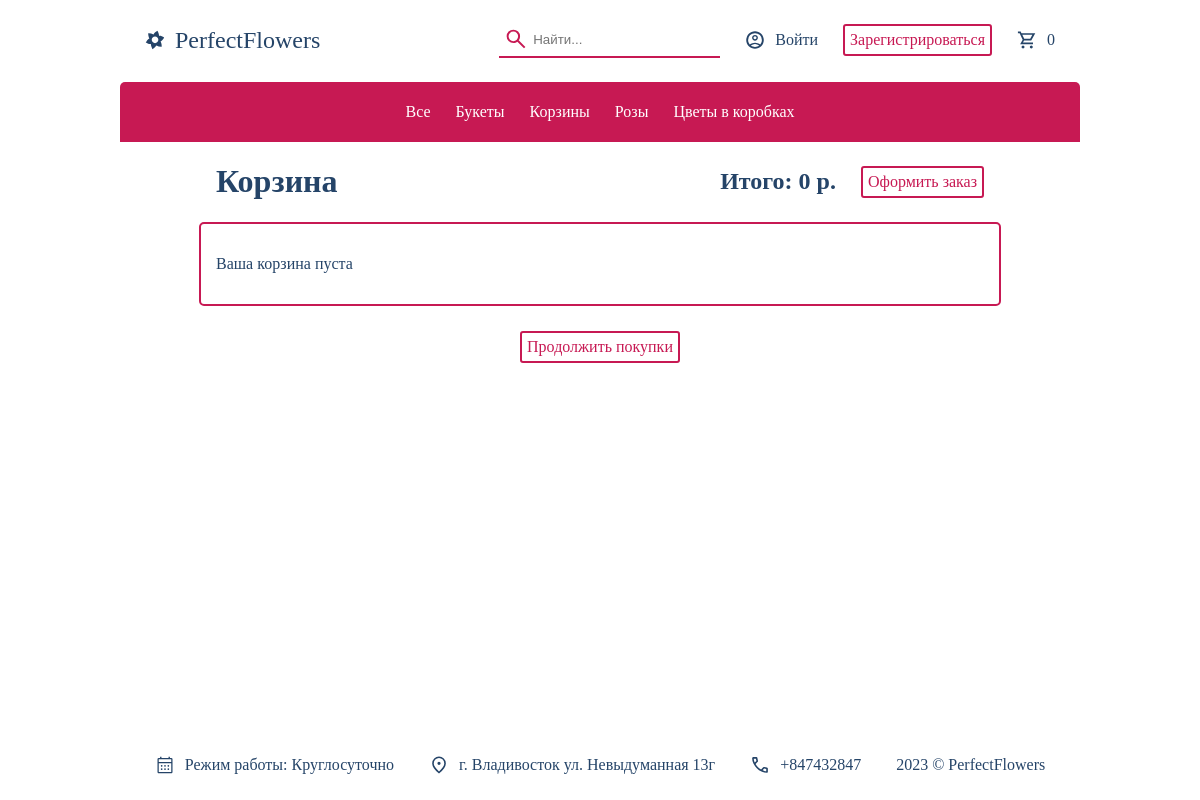
Page /cart/ on the committed database.
### shop/models.py (models this page shows)
class Category(models.Model):
    name = models.CharField(max_length=255, help_text='Введите название категории')
    slug = models.SlugField(max_length=200, db_index=True, unique=True, help_text='Сокращение для ссылки')
    class Meta:
        ordering = ('name',)
        verbose_name = 'Категория'
        verbose_name_plural = 'Категории'
    def __str__(self):
        return self.name
    def get_absolute_url(self):
        return reverse('products_list_by_category', args=[self.slug])

### shop/views.py (the view)
# urls.py: path('cart/', cart_detail, name='cart_detail'),
def cart_detail(request):
    cart = Cart(request)
    for item in cart:
        item['quantity_form'] = ProductQuantityForm(initial={'quantity': item['quantity']})
    return render(request, 'cart/cart_detail.html',
                  {'cart': cart})

### shop/cart.py (called while the page is built)
    def __iter__(self):
        for id_ in self.cart.keys():
            self.cart[str(id_)]['product'] = Product.objects.get(id=id_)
        for item in self.cart.values():
            item['total_price'] = Decimal(item['product'].price * item['quantity'])
            yield item

    def __len__(self):
        return sum(item['quantity'] for item in self.cart.values())

    def total_price(self):
        return sum(Decimal(item['price']) * item['quantity'] for item in self.cart.values())

### shop/context_processors.py (called while the page is built)
def extras(request):
    return {"categories": Category.objects.all(),
            "cart": Cart(request)}

### shop/templates/cart/cart_detail.html (shortened to what this page needs)
{% extends 'base.html' %}
{% load static %}
{% block css_styles %}
    <link rel="stylesheet" type="text/css" href="{% static 'css/cart_detail.css' %}">
{% endblock %}
{% block content %}
    <div class="container">
        <div class="cart-title">
            <h1 class="cart-title-name">Корзина</h1>
            <h2 class="cart-title-sum">Итого: <b>{{ cart.total_price }} p.</b></h2>
            <a class="product-button" href="{% url 'order_processed' %}">Оформить заказ</a>
        </div>
    </div>
    <div class="cart-list">
        {% if cart %}
            {% for item in cart %}
                {% with product=item.product %}
                    <div class="container-list-item">
                        <img class="container-list-item-image" src="{{ product.image.url }}">
                        <a class="container-list-item-name"
                           href="{{ product.get_absolute_url }}">{{ product }}</a>
                        <p class="container-list-item-price">За 1 штуку: {{ item.price }} p.</p>
                        <form class="form-quantity" action="{% url 'cart_update' product.id %}" method="post">
                            {% csrf_token %}
                            {{ item.quantity_form }}
                        </form>
                        <a class="product-button" href="{% url 'remove_from_cart' product.id %}">Убрать</a>
                        <p class="container-list-item-price">Всего: {{ item.total_price }} p.</p>
                    </div>
                {% endwith %}
            {% endfor %}
        {% else %}
            <div class="container-list-item"><p>Ваша корзина пуста</p></div>
            <a href="{% url 'products_list' %}" class="product-button open-catalog">Продолжить покупки</a>
        {% endif %}
    </div>
{% endblock %}

### shop/templates/base.html (shortened to what this page needs)
<!DOCTYPE html>
<html lang="ru">
<head>
    {% load static %}
    <link rel="stylesheet" type="text/css" href="{% static 'css/base.css' %}">
    {% block css_styles %} {% endblock %}
</head>
<body>
<header>
    <div class="header__top">
        <div class="header__top__left">
            <a class="logo" href="{% url 'home' %}">PerfectFlowers</a>
        </div>
        <div class="header__top__right">
            <form class="search" action="{% url 'search' %}" method="get">
                <img height="24" style="padding-block: 5px" src="{% static 'images/search.svg' %}" alt="">
                <input type="search" name="query" required minlength="3" placeholder="Найти...">
            </form>
            {% if user.is_authenticated %}
                <a href="{% url 'profile' %}" class="header-user">{{ user.username }}</a>
            {% else %}
                <a href="{% url 'login' %}" class="header-user">Войти</a>
                <a href="{% url 'register' %}" class="product-button">Зарегистрироваться</a>
            {% endif %}
            <a href="{% url 'cart_detail' %}" class="header-cart">{{ cart|length }}</a>
        </div>
    </div>
    <div class="header__bottom">
        <a href="{% url 'products_list' %}" class="header__bottom-category">Все</a>
        {% for c in categories %}
            <a href="{{ c.get_absolute_url }}" class="header__bottom-category">{{ c }}</a>
        {% endfor %}
    </div>
</header>
<div class="content">
    {% block content %}
    {% endblock %}
</div>
<footer>
    <p class="header-work-time">Режим работы: Круглосуточно</p>
    <p class="header-location">г. Владивосток ул. Невыдуманная 13г</p>
    <p class="header-call">+847432847</p>
    <p>2023 © PerfectFlowers</p>
</footer>
</body>
</html>

### shop/static/css/base.css (style rules this page uses)
body { margin: 0; background: #ffffff; color: #254468; font-family: 'Dihjauti', serif; font-size: 16px; min-height: 100vh; display: flex; flex-direction: column; justify-content: center; align-items: center; padding-inline: 10%; }
header { height: fit-content; background: #ffffff; color: #254468; text-decoration: none; width: 100%; }
header a { color: #254468; text-decoration: none; }
.header__top, .header__bottom { padding-inline: 25px; padding-block: 15px; display: flex; justify-content: start; align-items: center; gap: 25px; }
.header__top { justify-content: space-between; height: 50px; }
.header__top__left, .header__top__right { display: flex; gap: 25px; align-items: center; justify-content: center; }
.header__top { border-bottom: 2px solid white; }
.header__bottom { background: #c71953; color: white; display: flex; justify-content: center; align-items: center; border-top-left-radius: 5px; border-top-right-radius: 5px; height: 30px; }
.header__bottom-category { color: white; }
.search { background: transparent; display: flex; justify-content: center; align-items: center; padding-inline: 5px; color: #254468; border-bottom: 2px solid #c71953; }
.search input { background: transparent; color: #254468; border: 0; padding: 5px; }
.logo { padding-left: 30px; background-image: url("../images/logo.svg"); background-position: left center; background-size: 20px 20px; background-repeat: no-repeat; font-size: 24px; text-decoration: none; margin: 0; }
.header-user, .header-cart, .header-work-time, .header-location, .header-call { padding-left: 30px; background-position: left center; background-size: 20px 20px; background-repeat: no-repeat; text-decoration: none; margin: 0; }
.header-user { background-image: url("../images/user_circle.svg"); }
.header-cart { background-image: url("../images/shop_cart.svg"); }
.header-work-time { background-image: url("../images/calendar.svg"); }
.header-location { background-image: url("../images/location.svg"); }
.header-call { background-image: url("../images/call.svg"); }
.content { height: 100%; width: 100%; display: flex; flex-direction: column; justify-content: center; align-items: center; }
.product-button { background: #ffffff; color: #c71953; border: 2px solid #c71953; padding: 5px; text-decoration: none; border-radius: 3px; }
input { background: #ffffff; color: #254468; border: 2px solid #c71953; padding: 5px; text-decoration: none; }
footer { color: #254468; padding-inline: 25px; padding-block: 10px; margin-top: auto; display: flex; align-items: center; justify-content: center; gap: 35px; }

### shop/static/css/cart_detail.css (style rules this page uses)
.content { justify-content: center; align-items: center; }
.container { display: flex; justify-content: center; align-items: center; width: 80%; flex-direction: column; }
.cart-title { display: flex; justify-content: space-between; align-items: center; gap: 25px; width: 100%; }
.cart-title-name { flex: 10 0 10px; }
.cart-list { display: flex; justify-content: center; align-items: center; flex-direction: column; width: 100%; }
.container-list-item { display: flex; justify-content: space-between; align-items: center; gap: 25px; border: 2px solid #c71953; border-radius: 5px; padding: 15px; width: 80%; }
.open-catalog { margin-top: 25px; }

### rows in the picture
Category: name "Букеты"
Category: name "Корзины"
Category: name "Розы"
Category: name "Цветы в коробках"

### other values in the picture
{{ cart|length }} "0"
{{ cart.total_price }} "0"
